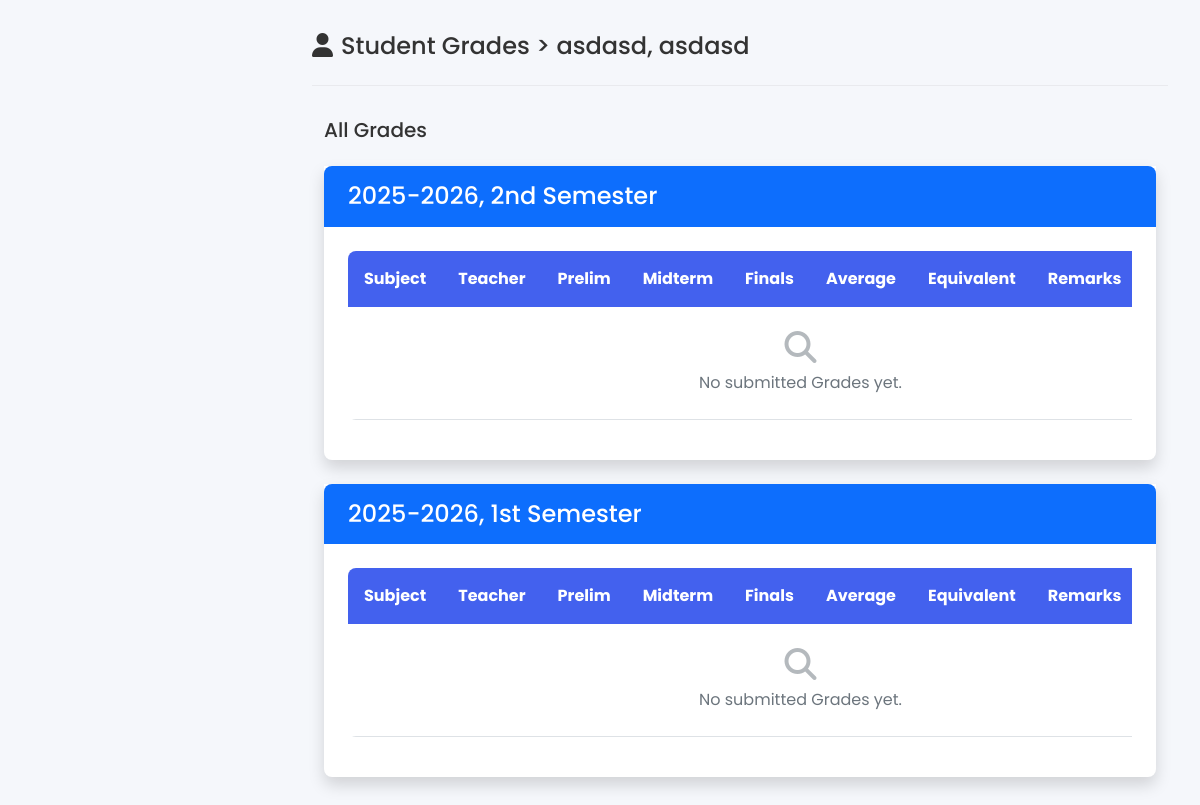
The app's page /Admin/admin-grades-view.php?id=101 with its own data.
### tables this page shows
CREATE TABLE `students` (
  `student_id` int(11) NOT NULL AUTO_INCREMENT,
  `username` varchar(225) NOT NULL,
  `password` varchar(225) NOT NULL,
  `email` varchar(225) NOT NULL,
  `firstname` varchar(225) NOT NULL,
  `lastname` varchar(225) NOT NULL,
  `course` varchar(225) NOT NULL,
  `status` varchar(255) DEFAULT NULL,
  `image` varchar(255) NOT NULL,
  `createdAt` timestamp NOT NULL DEFAULT current_timestamp(),
  PRIMARY KEY (`student_id`)
);

CREATE TABLE `schoolyear` (
  `schoolyear_id` int(11) NOT NULL AUTO_INCREMENT,
  `schoolyear` varchar(225) DEFAULT NULL,
  `semester` varchar(225) DEFAULT NULL,
  PRIMARY KEY (`schoolyear_id`)
);

### Admin/admin-grades-view.php (the view, shortened to what this page needs)
<?php
$conn = connectToDB();
$sql = "SELECT * FROM students WHERE student_id = ?";
$stmt = $conn->prepare($sql);
$stmt->bind_param("i", $_GET['id']);
$stmt->execute();
$result = $stmt->get_result();
$students = array();
while ($row = $result->fetch_assoc()) {
    $students[] = $row;
}
?>
<!DOCTYPE html>
<html lang="en">
<head>
    <?php include 'includes/header.php' ?>
</head>
<body>
    <main class="main-content">
        <div class="page-header">
            <h4><i class="fas fa-user me-2"></i>Student Grades > <?php foreach ($students as $student) {
                                                                        echo $student['lastname'] . ", " . $student['firstname'];
                                                                    } ?></h4>
        </div>
        <div class="container">
            <div class="table-header">
                <div class="row align-items-center">
                    <div class="col-md-6">
                        <h5>All Grades</h5>
                    </div>
                </div>
            </div>
            <?php
            $conn = connectToDB();
            $sql = "SELECT * FROM schoolyear ORDER BY schoolyear_id DESC";
            $stmt = $conn->prepare($sql);
            $stmt->execute();
            $result = $stmt->get_result();
            $schoolyearlist = array();
            while ($row = $result->fetch_assoc()) {
                $schoolyearlist[] = $row;
            }
            ?>
            <?php foreach ($schoolyearlist as $schoolyear): ?>
                <div class="col mt-3 shadow rounded-bottom-3 bg-white">
                    <div class="card-border-0 custom-card mb-4">
                        <div class="card-header px-4 py-3 bg-primary text-white rounded-top-3">
                            <h4 class="card-title mb-0"><?php echo htmlspecialchars($schoolyear['schoolyear'] . ', ' . $schoolyear['semester']) . ' Semester'; ?></h4>
                        </div>
                        <div class="card-body p-4">
                            <div class="table-responsive">
                                <table class="table table-hover">
                                    <thead>
                                        <th>Subject</th>
                                        <th>Teacher</th>
                                        <th>Prelim</th>
                                        <th>Midterm</th>
                                        <th>Finals</th>
                                        <th>Average</th>
                                        <th>Equivalent</th>
                                        <th>Remarks</th>
                                    </thead>
                                    <tbody>
                                        <?php
                                        $conn = connectToDB();
                                        $sql = "SELECT *
                                                FROM grades g
                                                INNER JOIN teachers t ON g.teacher_id = t.teacher_id
                                                INNER JOIN subjects s ON g.subject_id = s.subject_id
                                                WHERE g.student_id = ? AND g.schoolyear_id = ?";
                                        $stmt = $conn->prepare($sql);
                                        $stmt->bind_param("ii", $_GET['id'], $schoolyear['schoolyear_id']);
                                        $stmt->execute();
                                        $result = $stmt->get_result();
                                        if ($result && $result->num_rows > 0) {
                                            while ($row = $result->fetch_assoc()) {
                                                echo "<tr>";
                                                echo "<td>" . $row['subject'] . "</td>";
                                                echo "<td>" . $row["lastname"] . ", " . $row["firstname"] . "</td>";
                                                echo "<td>" . $row['prelim'] . "</td>";
                                                echo "<td>" . $row['midterm'] . "</td>";
                                                echo "<td>" . $row['finals'] . "</td>";
                                                echo "<td>" . $row['average'] . "</td>";
                                                echo "<td>" . $row['equivalent'] . "</td>";
                                                echo "<td>" . $row['remarks'] . "</td>";
                                                echo "<td>" . $row['comment'] . "</td>";
                                                echo "</tr>";
                                            }
                                        } else {
                                            echo "<td colspan='10' class='text-center py-4' style='color: #6c757d;'>";
                                            echo "<i class='fas fa-search mb-2' style='font-size: 2em; opacity: 0.5;'></i>";
                                            echo "<br>";
                                            echo "No submitted Grades yet.";
                                            echo "</td>";
                                        }
                                        ?>
                                    </tbody>
                                </table>
                            </div>
                        </div>
                    </div>
                </div>
            <?php endforeach; ?>
        </div>
    </main>
</body>
</html>

### Admin/css/admin.css (style rules this page uses)
:root { --primary-color: #4361ee; --secondary-color: #3f37c9; --accent-color: #4cc9f0; --dark-color: #1a1a2e; --light-color: #f8f9fa; --success-color: #4caf50; --warning-color: #ff9800; --danger-color: #f44336; --sidebar-width: 280px; }
body { font-family: "Poppins", sans-serif; background-color: #f5f7fb; color: #333; }
.main-content { margin-left: var(--sidebar-width); padding: 2rem; min-height: 100vh; transition: all 0.3s; }
.page-header { display: flex; justify-content: space-between; align-items: center; margin-bottom: 2rem; padding-bottom: 1rem; border-bottom: 1px solid rgba(0, 0, 0, 0.05); }
.table { border-radius: 8px; transition: transform 0.3s, box-shadow 0.3s; overflow: hidden; }
.table thead th { background-color: var(--primary-color); color: white; border: none; padding: 1rem; }

### Admin/css/sidebar.css (style rules this page uses)
.main-content { position: relative; z-index: 1; }
.card, .table, form { position: relative; z-index: 2; }

### records on screen
students: lastname "asdasd", firstname "asdasd"
schoolyear: schoolyear+semester "2025-2026, 2nd"
schoolyear: schoolyear+semester "2025-2026, 1st"
